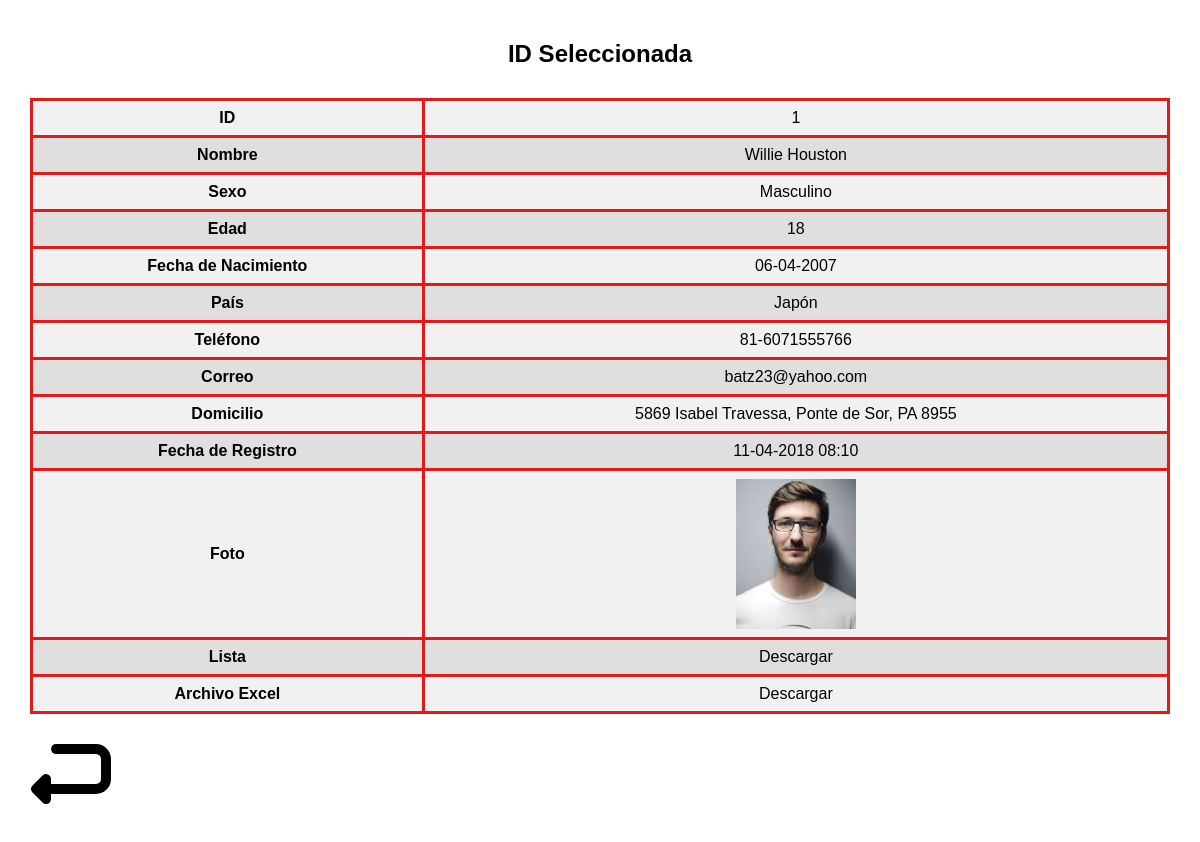
Screenshot of /student_information.php?id=1 with the database file from the repository.
### tables this page shows
CREATE TABLE `student` (
  `id_students` int(11) NOT NULL AUTO_INCREMENT,
  `nombre` varchar(50) NOT NULL,
  `id_sexo` int(11) DEFAULT NULL,
  `especifique` varchar(255) DEFAULT '',
  `edad` int(3) NOT NULL,
  `nacimiento` date NOT NULL,
  `id_paises` int(11) DEFAULT NULL,
  `telefono` varchar(14) NOT NULL,
  `correo` varchar(50) NOT NULL,
  `domicilio` varchar(255) NOT NULL,
  `foto` varchar(255) NOT NULL,
  `lista` varchar(255) NOT NULL,
  `excel` varchar(255) NOT NULL,
  `fecha_acceso` timestamp NOT NULL,
  `fecha_registro` timestamp NOT NULL DEFAULT current_timestamp(),
  `id_usuario_registro` int(11) DEFAULT NULL,
  `fecha_edicion` timestamp NULL DEFAULT NULL,
  `id_usuario_editor` int(11) DEFAULT NULL,
  `visible` int(11) NOT NULL DEFAULT 1,
  `fecha_borrado` timestamp NOT NULL DEFAULT current_timestamp(),
  PRIMARY KEY (`id_students`),
  KEY `id_paises` (`id_paises`),
  KEY `id_sexo` (`id_sexo`),
  CONSTRAINT `student_ibfk_1` FOREIGN KEY (`id_paises`) REFERENCES `paises` (`id_paises`) ON DELETE CASCADE ON UPDATE CASCADE,
  CONSTRAINT `student_ibfk_2` FOREIGN KEY (`id_sexo`) REFERENCES `sexo` (`id_sexo`) ON DELETE CASCADE ON UPDATE CASCADE
);

CREATE TABLE `sexo` (
  `id_sexo` int(11) NOT NULL,
  `descripcion` varchar(20) DEFAULT NULL,
  PRIMARY KEY (`id_sexo`)
);

CREATE TABLE `paises` (
  `id_paises` int(11) NOT NULL AUTO_INCREMENT,
  `pais` char(50) DEFAULT NULL,
  PRIMARY KEY (`id_paises`),
  KEY `id_paises` (`id_paises`)
);

### student_information.php (the view, shortened to what this page needs)
<?php
require_once 'conn.php';
$conn = new mysqli($servername, $username, $db_password, $dbname, $port);
$conn->set_charset("utf8mb4");
$student_id = isset($_GET['id']) ? intval($_GET['id']) : 0;
$sql = "
SELECT
  s.id_students   AS ID,
  s.nombre        AS Nombre,
  sex.descripcion AS Sexo,
  s.especifique   AS Especifique,
  s.edad          AS Edad,
  DATE_FORMAT(s.nacimiento, '%d-%m-%Y') AS Fecha_Nacimiento,
  p.pais          AS Pais,
  s.telefono      AS Telefono,
  s.correo        AS Correo,
  s.domicilio     AS Domicilio,
  s.foto          AS Foto,
  s.lista         AS Lista,
  s.excel         AS Excel,
  DATE_FORMAT(s.fecha_registro, '%d-%m-%Y %H:%i') AS Fecha_Registro,
  s.visible       AS Visible,
  DATE_FORMAT(s.fecha_borrado, '%d-%m-%Y %H:%i') AS Fecha_Borrado
FROM student s
JOIN sexo sex ON s.id_sexo = sex.id_sexo
JOIN paises p ON s.id_paises = p.id_paises
WHERE s.id_students = $student_id
";
$result = $conn->query($sql);
if ($result->num_rows > 0) {
    $row = $result->fetch_assoc();
    echo "<h2>ID Seleccionada</h2>";
    echo "<table>";
    $fields = [
        'ID' => 'ID',
        'Nombre' => 'Nombre',
        'Sexo' => 'Sexo',
        'Edad' => 'Edad',
        'Fecha_Nacimiento' => 'Fecha de Nacimiento',
        'Pais' => 'País',
        'Telefono' => 'Teléfono',
        'Correo' => 'Correo',
        'Domicilio' => 'Domicilio',
        'Fecha_Registro' => 'Fecha de Registro'
    ];
    foreach ($fields as $key => $label) {
        echo "<tr>";
        echo "<td><strong>$label</strong></td>";
        if ($key === 'Sexo') {
            if ($row['Sexo'] == 'Otro' && !empty($row['Especifique'])) {
                echo "<td>" . htmlspecialchars($row['Sexo'] . " - " . $row['Especifique']) . "</td>";
            } else {
                echo "<td>" . htmlspecialchars($row[$key]) . "</td>";
            }
        } else {
            echo "<td>" . htmlspecialchars($row[$key] ?? 'N/A') . "</td>";
        }
        echo "</tr>";
    }
    echo "<tr>";
    echo "<td><strong>Foto</strong></td>";
    echo "<td><img src='./" . $row['Foto'] . "' width='120' height='150' style='object-fit: cover;'></td>";
    echo "</tr>";
    echo "<tr>";
    echo "<td><strong>Lista</strong></td>";
    echo "<td><a href='./" . $row['Lista'] . "' download class='btn-table'>Descargar</a></td>";
    echo "</tr>";
    echo "<tr>";
    echo "<td><strong>Archivo Excel</strong></td>";
    echo "<td><a href='./" . $row['Excel'] . "' class='btn-table'>Descargar</a></td>";
    echo "</tr>";
    echo "</table>";
    echo "<a href='students.php' class='btn-table'>
        <img src='./templates/return-svgrepo-com.svg' width='80' alt='Volver a los registros'>
        </a><br><br>";
} else {
    echo "ID incorrecta: $student_id";
    echo "<br><a href='students.php' class='btn-table'>Volver a los registros</a>";
}
?>
<!DOCTYPE html>
<html lang="es">
<head>
    <link rel="stylesheet" href="style.css" media="screen" />
</head>
<body>
</body>
</html>

### style.css (style rules this page uses)
body { font-family: Arial, sans-serif; margin: 10px; padding: 20px; background-image: url('templates/White.jpg'); background-size: cover; background-position: center; background-repeat: no-repeat; background-attachment: fixed; }
h2 { text-align: center; color: #000000; }
table { padding: 5px; font-family: arial, sans-serif; border: 1px solid #ddd; width: 100%; background-color: rgba(255, 255, 255, 0.9); border-collapse: collapse; margin: 20px 0; }
td { border: 3px solid #e51919; text-align: center; padding: 8px; }
tr { background-color: rgba(240, 240, 240, 0.9); }
tr:nth-child(even) { background-color: rgba(220, 220, 220, 0.9); }
a { background-color: transparent; text-decoration: none; }
h2 { background-color: rgba(0, 0, 0, 0); padding: 10px; border-radius: 5px; text-align: center; }
.btn-table { background-color: transparent; padding: 1px; border-radius: 3px; text-decoration: none; color: #000; }

### rows the page displays
student: id_students "1", nombre "Willie Houston", id_sexo.descripcion "Masculino", edad "18", id_paises.pais "Japón", telefono "81-6071555766", correo "batz23@yahoo.com", domicilio "5869 Isabel Travessa, Ponte de Sor, PA 8955", foto (picture)

### other values shown
$label "ID"
$label "Nombre"
$label "Sexo"
$label "Edad"
$label "Fecha de Nacimiento"
$row[$key] "06-04-2007"
$label "País"
$label "Teléfono"
$label "Correo"
$label "Domicilio"
$label "Fecha de Registro"
$row[$key] "11-04-2018 08:10"
